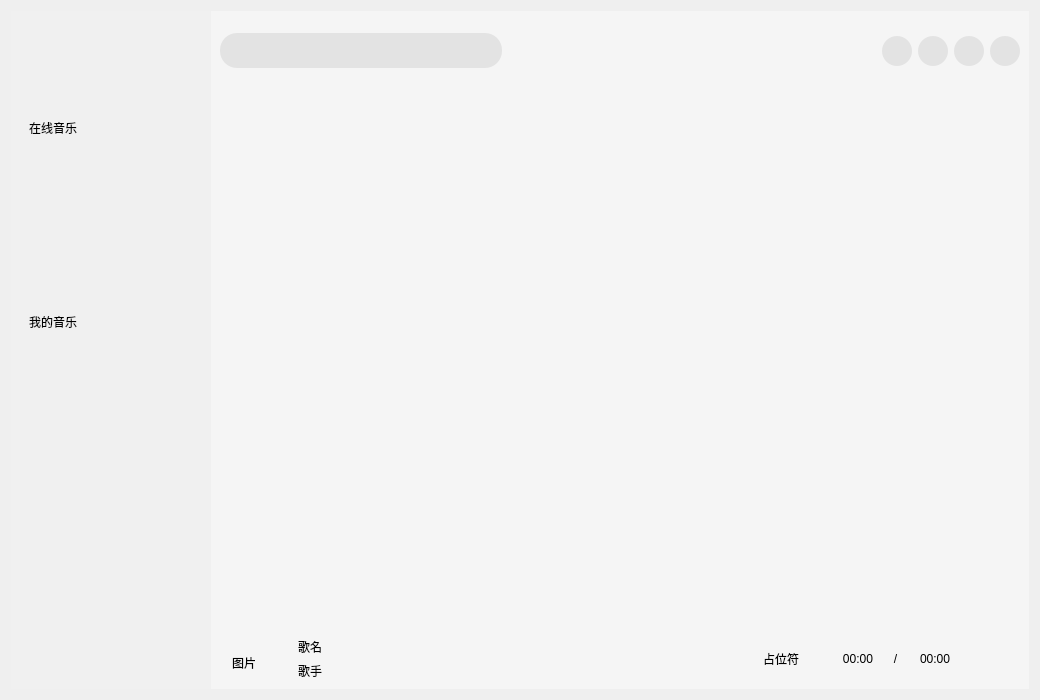
<?xml version="1.0" encoding="UTF-8"?>
<ui version="4.0">
 <class>MiniMuze</class>
 <widget class="QWidget" name="MiniMuze">
  <property name="geometry">
   <rect>
    <x>0</x>
    <y>0</y>
    <width>1040</width>
    <height>700</height>
   </rect>
  </property>
  <property name="windowTitle">
   <string>QMiniMuze</string>
  </property>
  <layout class="QHBoxLayout" name="horizontalLayout">
   <item>
    <widget class="QWidget" name="background" native="true">
     <property name="styleSheet">
      <string notr="true"/>
     </property>
     <layout class="QVBoxLayout" name="verticalLayout">
      <property name="spacing">
       <number>0</number>
      </property>
      <property name="leftMargin">
       <number>0</number>
      </property>
      <property name="topMargin">
       <number>0</number>
      </property>
      <property name="rightMargin">
       <number>0</number>
      </property>
      <property name="bottomMargin">
       <number>0</number>
      </property>
      <item>
       <widget class="QWidget" name="head" native="true">
        <property name="sizePolicy">
         <sizepolicy hsizetype="Preferred" vsizetype="Preferred">
          <horstretch>0</horstretch>
          <verstretch>0</verstretch>
         </sizepolicy>
        </property>
        <property name="minimumSize">
         <size>
          <width>0</width>
          <height>80</height>
         </size>
        </property>
        <property name="maximumSize">
         <size>
          <width>16777215</width>
          <height>80</height>
         </size>
        </property>
        <property name="styleSheet">
         <string notr="true"/>
        </property>
        <layout class="QHBoxLayout" name="horizontalLayout_2">
         <property name="spacing">
          <number>0</number>
         </property>
         <property name="leftMargin">
          <number>0</number>
         </property>
         <property name="topMargin">
          <number>0</number>
         </property>
         <property name="rightMargin">
          <number>0</number>
         </property>
         <property name="bottomMargin">
          <number>0</number>
         </property>
         <item>
          <widget class="QWidget" name="headLeft" native="true">
           <property name="minimumSize">
            <size>
             <width>200</width>
             <height>0</height>
            </size>
           </property>
           <property name="maximumSize">
            <size>
             <width>200</width>
             <height>16777215</height>
            </size>
           </property>
           <property name="styleSheet">
            <string notr="true">#headLeft
{
	 background-color:#F0F0F0;/*设置背景颜色为浅灰色*/
}</string>
           </property>
           <layout class="QVBoxLayout" name="verticalLayout_2">
            <item>
             <widget class="QLabel" name="logo">
              <property name="styleSheet">
               <string notr="true">#logo
{
 border-radius:0px;
 background-image: url(:/images/Logo.png);
 background-repeat:no-repeat;
 border:none;
 background-position:center center;
}
</string>
              </property>
              <property name="text">
               <string/>
              </property>
             </widget>
            </item>
           </layout>
          </widget>
         </item>
         <item>
          <widget class="QWidget" name="headRight" native="true">
           <property name="styleSheet">
            <string notr="true">#headRight
{
     background-color:#F5F5F5
}</string>
           </property>
           <layout class="QHBoxLayout" name="horizontalLayout_3">
            <property name="spacing">
             <number>0</number>
            </property>
            <property name="leftMargin">
             <number>0</number>
            </property>
            <property name="topMargin">
             <number>0</number>
            </property>
            <property name="rightMargin">
             <number>0</number>
            </property>
            <property name="bottomMargin">
             <number>0</number>
            </property>
            <item>
             <widget class="QWidget" name="searchBox" native="true">
              <property name="minimumSize">
               <size>
                <width>300</width>
                <height>0</height>
               </size>
              </property>
              <property name="maximumSize">
               <size>
                <width>300</width>
                <height>16777215</height>
               </size>
              </property>
              <property name="styleSheet">
               <string notr="true"/>
              </property>
              <layout class="QHBoxLayout" name="horizontalLayout_4">
               <item>
                <widget class="QLineEdit" name="lineEdit">
                 <property name="sizePolicy">
                  <sizepolicy hsizetype="Expanding" vsizetype="Fixed">
                   <horstretch>0</horstretch>
                   <verstretch>0</verstretch>
                  </sizepolicy>
                 </property>
                 <property name="minimumSize">
                  <size>
                   <width>0</width>
                   <height>35</height>
                  </size>
                 </property>
                 <property name="maximumSize">
                  <size>
                   <width>16777215</width>
                   <height>16777215</height>
                  </size>
                 </property>
                 <property name="styleSheet">
                  <string notr="true">#lineEdit {
    border: 0;  
     border-radius: 17px;
    background-color: #E3E3E3;
    padding-left: 17px;
}</string>
                 </property>
                 <property name="text">
                  <string/>
                 </property>
                </widget>
               </item>
              </layout>
             </widget>
            </item>
            <item>
             <widget class="QWidget" name="settingBox" native="true">
              <property name="styleSheet">
               <string notr="true">QPushButton
{
	background-repeat:no-repeat; /* 背景图片不重复平铺*/
	background-position:center center; /*背景图片放置在*/
	background-color: #E3E3E3;      /* 浅灰色背景 */
    border: none;                    /* 无边框 */
    border-radius: 15px;             /* 圆形（宽度的一半） */
    width: 30px;                     /* 按钮宽度 */
    height: 30px;                    /* 按钮高度 */
}
/* 悬停效果 - 变红 */
QPushButton:hover {
     background-color:rgba(230, 0, 0, 0.5);
}

/* 按下效果 */
QPushButton:pressed {
    background-color: #CC0000;       /* 深红色 */
}</string>
              </property>
              <layout class="QHBoxLayout" name="horizontalLayout_5">
               <item>
                <spacer name="horizontalSpacer">
                 <property name="orientation">
                  <enum>Qt::Horizontal</enum>
                 </property>
                 <property name="sizeHint" stdset="0">
                  <size>
                   <width>345</width>
                   <height>20</height>
                  </size>
                 </property>
                </spacer>
               </item>
               <item>
                <widget class="QPushButton" name="skin">
                 <property name="minimumSize">
                  <size>
                   <width>30</width>
                   <height>30</height>
                  </size>
                 </property>
                 <property name="maximumSize">
                  <size>
                   <width>30</width>
                   <height>30</height>
                  </size>
                 </property>
                 <property name="styleSheet">
                  <string notr="true">#skin
{
    background-image:url(:/images/skin.png);
}</string>
                 </property>
                 <property name="text">
                  <string/>
                 </property>
                </widget>
               </item>
               <item>
                <widget class="QPushButton" name="min">
                 <property name="minimumSize">
                  <size>
                   <width>30</width>
                   <height>30</height>
                  </size>
                 </property>
                 <property name="maximumSize">
                  <size>
                   <width>30</width>
                   <height>30</height>
                  </size>
                 </property>
                 <property name="styleSheet">
                  <string notr="true">#min
{
    background-image:url(:/images/min.png);
}</string>
                 </property>
                 <property name="text">
                  <string/>
                 </property>
                </widget>
               </item>
               <item>
                <widget class="QPushButton" name="max">
                 <property name="minimumSize">
                  <size>
                   <width>30</width>
                   <height>30</height>
                  </size>
                 </property>
                 <property name="maximumSize">
                  <size>
                   <width>30</width>
                   <height>30</height>
                  </size>
                 </property>
                 <property name="styleSheet">
                  <string notr="true">#max
{
	background-image:url(:/images/max.png);
}</string>
                 </property>
                 <property name="text">
                  <string/>
                 </property>
                </widget>
               </item>
               <item>
                <widget class="QPushButton" name="quit">
                 <property name="minimumSize">
                  <size>
                   <width>30</width>
                   <height>30</height>
                  </size>
                 </property>
                 <property name="maximumSize">
                  <size>
                   <width>30</width>
                   <height>30</height>
                  </size>
                 </property>
                 <property name="styleSheet">
                  <string notr="true">#quit
{
    background-image:url(:/images/quit.png);
}</string>
                 </property>
                 <property name="text">
                  <string/>
                 </property>
                </widget>
               </item>
              </layout>
             </widget>
            </item>
           </layout>
          </widget>
         </item>
        </layout>
       </widget>
      </item>
      <item>
       <widget class="QWidget" name="body" native="true">
        <property name="styleSheet">
         <string notr="true"/>
        </property>
        <layout class="QHBoxLayout" name="horizontalLayout_6">
         <property name="spacing">
          <number>0</number>
         </property>
         <property name="leftMargin">
          <number>0</number>
         </property>
         <property name="topMargin">
          <number>0</number>
         </property>
         <property name="rightMargin">
          <number>0</number>
         </property>
         <property name="bottomMargin">
          <number>0</number>
         </property>
         <item>
          <widget class="QWidget" name="bodyLeft" native="true">
           <property name="minimumSize">
            <size>
             <width>200</width>
             <height>0</height>
            </size>
           </property>
           <property name="maximumSize">
            <size>
             <width>200</width>
             <height>16777215</height>
            </size>
           </property>
           <property name="styleSheet">
            <string notr="true">#bodyLeft
{
 	background-color:#F0F0F0;/*设置背景颜色为浅灰色*/
}</string>
           </property>
           <layout class="QVBoxLayout" name="verticalLayout_3">
            <property name="spacing">
             <number>0</number>
            </property>
            <property name="leftMargin">
             <number>0</number>
            </property>
            <property name="topMargin">
             <number>0</number>
            </property>
            <property name="rightMargin">
             <number>0</number>
            </property>
            <property name="bottomMargin">
             <number>0</number>
            </property>
            <item>
             <widget class="QWidget" name="leftBox" native="true">
              <property name="minimumSize">
               <size>
                <width>0</width>
                <height>400</height>
               </size>
              </property>
              <property name="maximumSize">
               <size>
                <width>16777215</width>
                <height>400</height>
               </size>
              </property>
              <property name="styleSheet">
               <string notr="true"/>
              </property>
              <layout class="QVBoxLayout" name="verticalLayout_4">
               <property name="rightMargin">
                <number>0</number>
               </property>
               <item>
                <widget class="QWidget" name="onlineMusic" native="true">
                 <property name="styleSheet">
                  <string notr="true"/>
                 </property>
                 <layout class="QVBoxLayout" name="verticalLayout_5">
                  <item>
                   <widget class="QLabel" name="onlineMusics">
                    <property name="text">
                     <string>在线音乐</string>
                    </property>
                   </widget>
                  </item>
                  <item>
                   <widget class="btForm" name="rec" native="true">
                    <property name="styleSheet">
                     <string notr="true"/>
                    </property>
                   </widget>
                  </item>
                  <item>
                   <widget class="btForm" name="music" native="true">
                    <property name="styleSheet">
                     <string notr="true"/>
                    </property>
                   </widget>
                  </item>
                  <item>
                   <widget class="btForm" name="audio" native="true">
                    <property name="styleSheet">
                     <string notr="true"/>
                    </property>
                   </widget>
                  </item>
                 </layout>
                </widget>
               </item>
               <item>
                <widget class="QWidget" name="myMusic" native="true">
                 <property name="styleSheet">
                  <string notr="true"/>
                 </property>
                 <layout class="QVBoxLayout" name="verticalLayout_6">
                  <item>
                   <widget class="QLabel" name="myMusictext">
                    <property name="text">
                     <string>我的音乐</string>
                    </property>
                   </widget>
                  </item>
                  <item>
                   <widget class="btForm" name="like" native="true">
                    <property name="styleSheet">
                     <string notr="true"/>
                    </property>
                   </widget>
                  </item>
                  <item>
                   <widget class="btForm" name="local" native="true">
                    <property name="styleSheet">
                     <string notr="true"/>
                    </property>
                   </widget>
                  </item>
                  <item>
                   <widget class="btForm" name="online" native="true">
                    <property name="styleSheet">
                     <string notr="true"/>
                    </property>
                   </widget>
                  </item>
                 </layout>
                </widget>
               </item>
              </layout>
             </widget>
            </item>
            <item>
             <spacer name="verticalSpacer">
              <property name="orientation">
               <enum>Qt::Vertical</enum>
              </property>
              <property name="sizeHint" stdset="0">
               <size>
                <width>20</width>
                <height>195</height>
               </size>
              </property>
             </spacer>
            </item>
           </layout>
          </widget>
         </item>
         <item>
          <widget class="QWidget" name="bodyRight" native="true">
           <property name="styleSheet">
            <string notr="true">#bodyRight
{
     background-color:#F5F5F5
}</string>
           </property>
           <layout class="QVBoxLayout" name="verticalLayout_7">
            <property name="spacing">
             <number>0</number>
            </property>
            <property name="leftMargin">
             <number>12</number>
            </property>
            <property name="topMargin">
             <number>5</number>
            </property>
            <property name="rightMargin">
             <number>10</number>
            </property>
            <property name="bottomMargin">
             <number>0</number>
            </property>
            <item>
             <widget class="QStackedWidget" name="stackedWidget">
              <property name="styleSheet">
               <string notr="true"/>
              </property>
              <property name="currentIndex">
               <number>3</number>
              </property>
              <widget class="QWidget" name="recPage">
               <widget class="QScrollArea" name="scrollArea">
                <property name="geometry">
                 <rect>
                  <x>10</x>
                  <y>20</y>
                  <width>795</width>
                  <height>480</height>
                 </rect>
                </property>
                <property name="frameShape">
                 <enum>QFrame::NoFrame</enum>
                </property>
                <property name="widgetResizable">
                 <bool>true</bool>
                </property>
                <widget class="QWidget" name="scrollAreaWidgetContents">
                 <property name="geometry">
                  <rect>
                   <x>0</x>
                   <y>0</y>
                   <width>795</width>
                   <height>480</height>
                  </rect>
                 </property>
                 <layout class="QVBoxLayout" name="verticalLayout_8">
                  <property name="leftMargin">
                   <number>0</number>
                  </property>
                  <item>
                   <widget class="QLabel" name="recText">
                    <property name="minimumSize">
                     <size>
                      <width>0</width>
                      <height>50</height>
                     </size>
                    </property>
                    <property name="maximumSize">
                     <size>
                      <width>16777215</width>
                      <height>50</height>
                     </size>
                    </property>
                    <property name="font">
                     <font>
                      <pointsize>24</pointsize>
                     </font>
                    </property>
                    <property name="text">
                     <string>推荐</string>
                    </property>
                   </widget>
                  </item>
                  <item>
                   <widget class="QLabel" name="recMusicText">
                    <property name="minimumSize">
                     <size>
                      <width>0</width>
                      <height>30</height>
                     </size>
                    </property>
                    <property name="maximumSize">
                     <size>
                      <width>16777215</width>
                      <height>30</height>
                     </size>
                    </property>
                    <property name="font">
                     <font>
                      <pointsize>18</pointsize>
                     </font>
                    </property>
                    <property name="text">
                     <string>今日为你推荐</string>
                    </property>
                   </widget>
                  </item>
                  <item>
                   <widget class="RecBox" name="recMusicBox" native="true"/>
                  </item>
                  <item>
                   <widget class="QLabel" name="supplyMusicText">
                    <property name="minimumSize">
                     <size>
                      <width>0</width>
                      <height>30</height>
                     </size>
                    </property>
                    <property name="maximumSize">
                     <size>
                      <width>16777215</width>
                      <height>30</height>
                     </size>
                    </property>
                    <property name="font">
                     <font>
                      <pointsize>18</pointsize>
                     </font>
                    </property>
                    <property name="text">
                     <string>你的音乐补给</string>
                    </property>
                   </widget>
                  </item>
                  <item>
                   <widget class="RecBox" name="supplyMusicBox" native="true"/>
                  </item>
                 </layout>
                </widget>
               </widget>
              </widget>
              <widget class="QWidget" name="musicPage">
               <widget class="QLabel" name="label_2">
                <property name="geometry">
                 <rect>
                  <x>450</x>
                  <y>180</y>
                  <width>69</width>
                  <height>19</height>
                 </rect>
                </property>
                <property name="text">
                 <string>Page2</string>
                </property>
               </widget>
              </widget>
              <widget class="QWidget" name="radioPage">
               <widget class="QLabel" name="label_3">
                <property name="geometry">
                 <rect>
                  <x>630</x>
                  <y>220</y>
                  <width>69</width>
                  <height>19</height>
                 </rect>
                </property>
                <property name="text">
                 <string>Page3</string>
                </property>
               </widget>
              </widget>
              <widget class="CommonPage" name="likePage"/>
              <widget class="CommonPage" name="localPage"/>
              <widget class="CommonPage" name="recentPage"/>
             </widget>
            </item>
            <item>
             <widget class="MusicSlider" name="progressBar" native="true">
              <property name="minimumSize">
               <size>
                <width>0</width>
                <height>30</height>
               </size>
              </property>
              <property name="maximumSize">
               <size>
                <width>16777215</width>
                <height>30</height>
               </size>
              </property>
              <property name="styleSheet">
               <string notr="true"/>
              </property>
             </widget>
            </item>
            <item>
             <widget class="QWidget" name="controBox" native="true">
              <property name="minimumSize">
               <size>
                <width>0</width>
                <height>60</height>
               </size>
              </property>
              <property name="maximumSize">
               <size>
                <width>16777215</width>
                <height>60</height>
               </size>
              </property>
              <property name="styleSheet">
               <string notr="true"/>
              </property>
              <layout class="QHBoxLayout" name="horizontalLayout_7">
               <property name="spacing">
                <number>0</number>
               </property>
               <property name="leftMargin">
                <number>0</number>
               </property>
               <property name="topMargin">
                <number>0</number>
               </property>
               <property name="rightMargin">
                <number>0</number>
               </property>
               <property name="bottomMargin">
                <number>0</number>
               </property>
               <item>
                <widget class="QWidget" name="play1&#10;" native="true">
                 <property name="styleSheet">
                  <string notr="true"/>
                 </property>
                 <layout class="QGridLayout" name="gridLayout">
                  <item row="1" column="2">
                   <widget class="QLabel" name="musicSinger">
                    <property name="text">
                     <string>歌手</string>
                    </property>
                   </widget>
                  </item>
                  <item row="0" column="2">
                   <widget class="QLabel" name="musicName">
                    <property name="text">
                     <string>歌名</string>
                    </property>
                   </widget>
                  </item>
                  <item row="0" column="1">
                   <widget class="QLabel" name="musicCover">
                    <property name="minimumSize">
                     <size>
                      <width>50</width>
                      <height>50</height>
                     </size>
                    </property>
                    <property name="maximumSize">
                     <size>
                      <width>60</width>
                      <height>60</height>
                     </size>
                    </property>
                    <property name="text">
                     <string>图片</string>
                    </property>
                   </widget>
                  </item>
                 </layout>
                </widget>
               </item>
               <item>
                <widget class="QWidget" name="play2" native="true">
                 <property name="styleSheet">
                  <string notr="true">QPushButton{
 border: none; /* 去除边框 */
}
/*悬停状态*/
QPushButton:hover
{
 /*设置背景颜色为半透明的红色*/
 background-color: rgba(227,227,227,0.5);
}
QPushButton{
 border: none; /* 去除边框 */
 background-repeat:no-repeat;
 background-position:center center;
}
</string>
                 </property>
                 <layout class="QHBoxLayout" name="horizontalLayout_8">
                  <property name="spacing">
                   <number>0</number>
                  </property>
                  <property name="leftMargin">
                   <number>0</number>
                  </property>
                  <property name="topMargin">
                   <number>0</number>
                  </property>
                  <property name="rightMargin">
                   <number>0</number>
                  </property>
                  <property name="bottomMargin">
                   <number>0</number>
                  </property>
                  <item>
                   <widget class="QPushButton" name="playMode">
                    <property name="minimumSize">
                     <size>
                      <width>30</width>
                      <height>30</height>
                     </size>
                    </property>
                    <property name="maximumSize">
                     <size>
                      <width>30</width>
                      <height>30</height>
                     </size>
                    </property>
                    <property name="styleSheet">
                     <string notr="true"/>
                    </property>
                    <property name="text">
                     <string/>
                    </property>
                   </widget>
                  </item>
                  <item>
                   <widget class="QPushButton" name="playUp">
                    <property name="minimumSize">
                     <size>
                      <width>30</width>
                      <height>30</height>
                     </size>
                    </property>
                    <property name="maximumSize">
                     <size>
                      <width>30</width>
                      <height>30</height>
                     </size>
                    </property>
                    <property name="styleSheet">
                     <string notr="true">#playUp
{
 background-image: url(:/images/up.png);
}





</string>
                    </property>
                    <property name="text">
                     <string/>
                    </property>
                   </widget>
                  </item>
                  <item>
                   <widget class="QPushButton" name="play">
                    <property name="minimumSize">
                     <size>
                      <width>30</width>
                      <height>30</height>
                     </size>
                    </property>
                    <property name="maximumSize">
                     <size>
                      <width>30</width>
                      <height>30</height>
                     </size>
                    </property>
                    <property name="styleSheet">
                     <string notr="true"/>
                    </property>
                    <property name="text">
                     <string/>
                    </property>
                   </widget>
                  </item>
                  <item>
                   <widget class="QPushButton" name="playDown">
                    <property name="minimumSize">
                     <size>
                      <width>30</width>
                      <height>30</height>
                     </size>
                    </property>
                    <property name="maximumSize">
                     <size>
                      <width>30</width>
                      <height>30</height>
                     </size>
                    </property>
                    <property name="styleSheet">
                     <string notr="true">#playDown
{
 background-image: url(:/images/down.png);
}
</string>
                    </property>
                    <property name="text">
                     <string/>
                    </property>
                   </widget>
                  </item>
                  <item>
                   <widget class="QPushButton" name="volume">
                    <property name="minimumSize">
                     <size>
                      <width>30</width>
                      <height>30</height>
                     </size>
                    </property>
                    <property name="maximumSize">
                     <size>
                      <width>30</width>
                      <height>30</height>
                     </size>
                    </property>
                    <property name="styleSheet">
                     <string notr="true">#volume
{
 background-image: url(:/images/volumn.png);
}</string>
                    </property>
                    <property name="text">
                     <string/>
                    </property>
                   </widget>
                  </item>
                  <item>
                   <widget class="QPushButton" name="addLocal">
                    <property name="minimumSize">
                     <size>
                      <width>30</width>
                      <height>30</height>
                     </size>
                    </property>
                    <property name="maximumSize">
                     <size>
                      <width>30</width>
                      <height>30</height>
                     </size>
                    </property>
                    <property name="styleSheet">
                     <string notr="true">#addLocal
{
 background-image: url(:/images/add.png);
}</string>
                    </property>
                    <property name="text">
                     <string/>
                    </property>
                   </widget>
                  </item>
                 </layout>
                </widget>
               </item>
               <item>
                <widget class="QWidget" name="play3" native="true">
                 <property name="styleSheet">
                  <string notr="true"/>
                 </property>
                 <layout class="QHBoxLayout" name="horizontalLayout_9">
                  <item>
                   <widget class="QLabel" name="labelNull">
                    <property name="text">
                     <string>占位符</string>
                    </property>
                   </widget>
                  </item>
                  <item>
                   <widget class="QLabel" name="currentTime">
                    <property name="text">
                     <string>      00:00</string>
                    </property>
                   </widget>
                  </item>
                  <item>
                   <widget class="QLabel" name="line">
                    <property name="minimumSize">
                     <size>
                      <width>30</width>
                      <height>0</height>
                     </size>
                    </property>
                    <property name="maximumSize">
                     <size>
                      <width>30</width>
                      <height>16777215</height>
                     </size>
                    </property>
                    <property name="text">
                     <string>   /</string>
                    </property>
                   </widget>
                  </item>
                  <item>
                   <widget class="QLabel" name="totalTime">
                    <property name="text">
                     <string>00:00</string>
                    </property>
                   </widget>
                  </item>
                  <item>
                   <widget class="QPushButton" name="lyrics">
                    <property name="minimumSize">
                     <size>
                      <width>30</width>
                      <height>30</height>
                     </size>
                    </property>
                    <property name="maximumSize">
                     <size>
                      <width>30</width>
                      <height>30</height>
                     </size>
                    </property>
                    <property name="styleSheet">
                     <string notr="true">#lyrics
{
 border:none;
 background-image:url(:/images/ci.png);
 background-repeat:no-repeat;
 background-position: center center;
}
QPushButton{
 border: none; /* 去除边框 */
}
/*悬停状态*/
QPushButton:hover
{
 /*设置背景颜色为半透明的红色*/
 background-color: rgba(227,227,227,0.5);
}
</string>
                    </property>
                    <property name="text">
                     <string/>
                    </property>
                   </widget>
                  </item>
                 </layout>
                </widget>
               </item>
              </layout>
             </widget>
            </item>
           </layout>
          </widget>
         </item>
        </layout>
       </widget>
      </item>
     </layout>
    </widget>
   </item>
  </layout>
 </widget>
 <customwidgets>
  <customwidget>
   <class>btForm</class>
   <extends>QWidget</extends>
   <header location="global">btform.h</header>
   <container>1</container>
  </customwidget>
  <customwidget>
   <class>RecBox</class>
   <extends>QWidget</extends>
   <header location="global">recbox.h</header>
   <container>1</container>
  </customwidget>
  <customwidget>
   <class>CommonPage</class>
   <extends>QWidget</extends>
   <header location="global">commonpage.h</header>
   <container>1</container>
  </customwidget>
  <customwidget>
   <class>MusicSlider</class>
   <extends>QWidget</extends>
   <header location="global">musicslider.h</header>
   <container>1</container>
  </customwidget>
 </customwidgets>
 <resources/>
 <connections/>
</ui>
